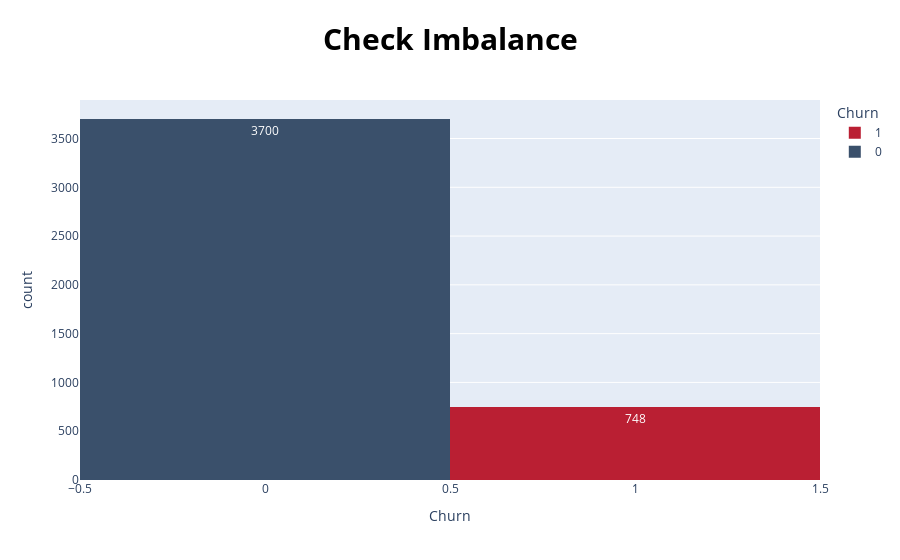

This figure's notebook cell:
### Code cell
#Handling Imbalanced Data

import matplotlib.pyplot as plt
import plotly.express as px

fig = px.histogram(df, x="Churn", color="Churn" ,text_auto= True , title="<b>"+'Check Imbalance' , color_discrete_sequence = ['#BA1F33','#3A506B'])

# Customize the plot
fig.update_layout(hovermode='x',title_font_size=30)
fig.update_layout(
title_font_color="black",
template="plotly",
title_font_size=30,
hoverlabel_font_size=20,
title_x=0.5,
xaxis_title='Churn',
yaxis_title='count',
)
fig.show()

### Figure 1 — Plotly figure (JSON) as saved in the notebook; plotly's stock layout.template omitted (floating-point values rounded to 4 significant figures; data arrays with more than 128 entries replaced by an {"elided": "..."} marker saying what was removed)
{"data": [{"alignmentgroup": "True", "bingroup": "x", "hovertemplate": "Churn=%{x}<br>count=%{y}<extra></extra>", "legendgroup": "1", "marker": {"color": "#BA1F33", "pattern": {"shape": ""}}, "name": "1", "offsetgroup": "1", "orientation": "v", "showlegend": true, "texttemplate": "%{value}", "type": "histogram", "x": {"elided": "748 int values"}, "xaxis": "x", "yaxis": "y"}, {"alignmentgroup": "True", "bingroup": "x", "hovertemplate": "Churn=%{x}<br>count=%{y}<extra></extra>", "legendgroup": "0", "marker": {"color": "#3A506B", "pattern": {"shape": ""}}, "name": "0", "offsetgroup": "0", "orientation": "v", "showlegend": true, "texttemplate": "%{value}", "type": "histogram", "x": {"elided": "3700 int values"}, "xaxis": "x", "yaxis": "y"}], "layout": {"barmode": "relative", "hoverlabel": {"font": {"size": 20}}, "hovermode": "x", "legend": {"title": {"text": "Churn"}, "tracegroupgap": 0}, "title": {"font": {"color": "black", "size": 30}, "text": "<b>Check Imbalance", "x": 0.5}, "xaxis": {"anchor": "y", "categoryarray": [1, 0], "categoryorder": "array", "domain": [0, 1], "title": {"text": "Churn"}}, "yaxis": {"anchor": "x", "domain": [0, 1], "title": {"text": "count"}}}}
